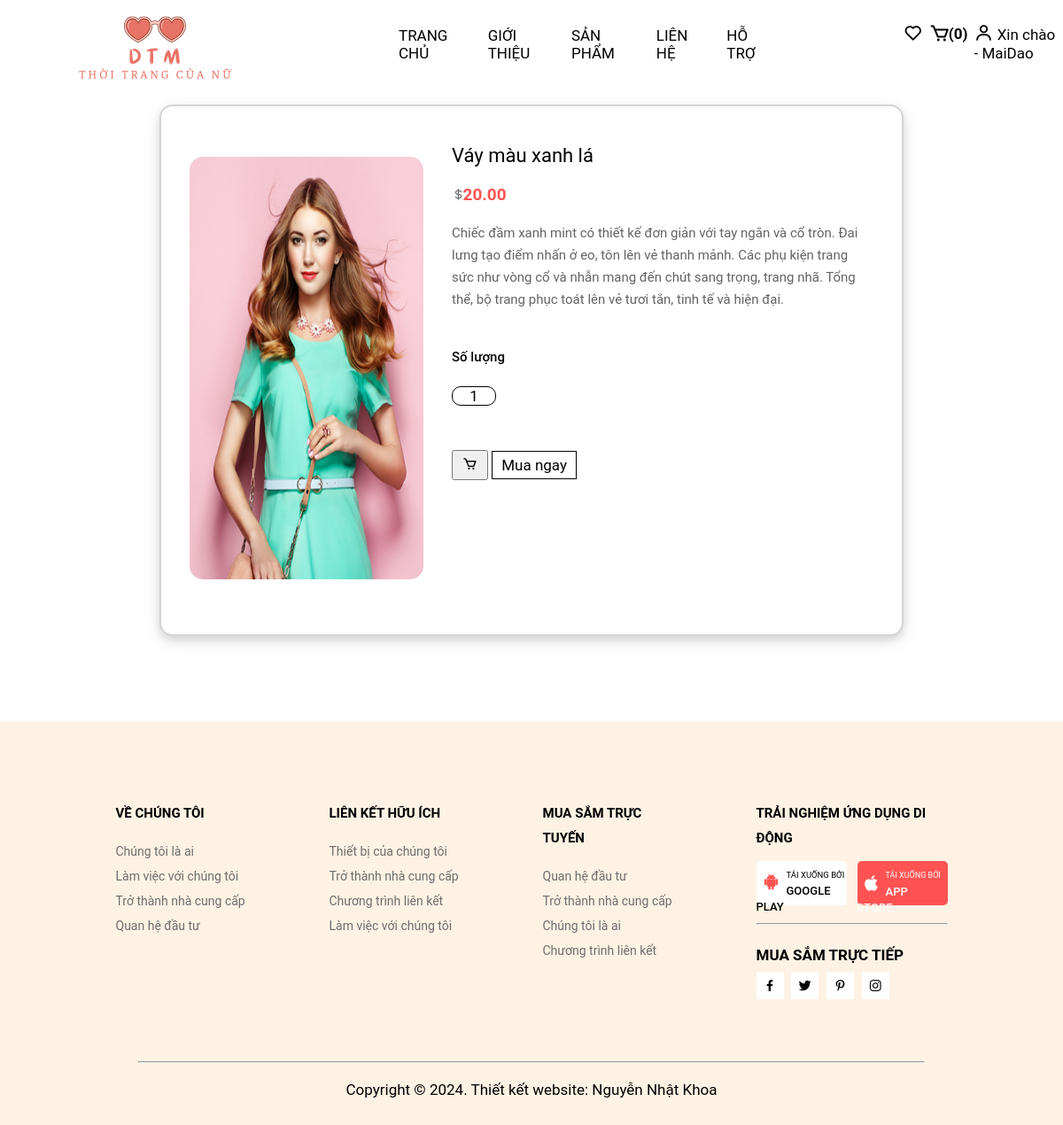
The page /source code/xemsp.php?id=2 (signed in) on the database its author committed.
### tables this page shows
CREATE TABLE `sanpham` (
  `id` int(11) NOT NULL,
  `tensp` varchar(100) NOT NULL,
  `gia` decimal(10,0) NOT NULL,
  `hinhanh` varchar(100) NOT NULL,
  `soluong` varchar(20) NOT NULL,
  `mota` varchar(400) NOT NULL,
  `madm` int(11) NOT NULL
);

### source code/xemsp.php (the view, shortened to what this page needs)
<?php
include 'config.php';
if(isset($_GET['id'])) {
    $product_id = $_GET['id'];
    $stmt = $db->prepare("SELECT * FROM sanpham WHERE id = :id");
    $stmt->bindParam(':id', $product_id, PDO::PARAM_INT);
    $stmt->execute();
    $product = $stmt->fetch();
?>
<!DOCTYPE html>
<html lang="vi">
<head>
    <link rel="stylesheet" href="style.css">
</head>
<body>
    <?php
    include 'header.php';
    if($stmt->rowCount() > 0) {
    ?>
    <form style="padding-top:2.5%;" id="them" action="themgiohang.php?id=<?= $product['id'] ?>" method="post" enctype="multipart/form-data" onsubmit="updateHiddenFields()">
    <div class="chitiet">
        <div class="tchieu">
            <img src="./image/<?=$product['hinhanh'] ?>" alt="<?=$product['tensp'] ?>">
        </div>
        <div class="chung">
            <h3><?=$product['tensp'] ?></h3>
            <br>
            <span><i class='bx bx-dollar'></i><b style="color:#ff5353;font-size:19px"><?=$product['gia'] ?>.00</b></span>
            <br><br>
            <p><?=$product['mota'] ?>.</p><br><br>
            <div class="number">
                <p>Số lượng</p><br>
                <input value="1" readonly name="luong">
            </div>
            <a style="cursor:pointer;" href="themgiohang.php?masp=<?php echo $product['id'] ?>"><button style="padding:5px 10px; cursor:pointer;" type="submit" name="themgiohang"><i style="font-size:17px;" class='bx bx-cart'></i></button></a>
            <a style=" cursor:pointer;color:black; padding:5px 10px; border:1px solid black; text-decoration:none;" href="giohang.php">Mua ngay</a>
        </div>
    </div>
    </form>
    <?php
    } else {
        echo "Sản phẩm không tồn tại";
    }
} else {
    echo "ID sản phẩm không được cung cấp";
}
?>
<?php
include 'footer.php';
?>
</body>
</html>

### source code/header.php (shortened to what this page needs)
<?php
$user = isset($_SESSION['tendn']) ? $_SESSION['tendn'] : '';
if(isset($_SESSION['giohang'])){
    $giohang_count = count($_SESSION['giohang']);
}else{
    $giohang_count = 0;
}
?>
<!DOCTYPE html>
<html lang="en">
<head>
    <link href="https://unpkg.com/boxicons@2.1.1/css/boxicons.min.css" rel="stylesheet">
    <link rel="stylesheet" href="style.css">
</head>
<body>
    <header>
        <div>
        <img src="./image/LOGO.png">
    </div>
    <div class="href">
        <ul>
            <li><a href="index.php">TRANG CHỦ</a></li>
            <li><a href="introduct.php">GIỚI THIỆU</a></li>
            <li><a href="product.php">SẢN PHẨM</a></li>
            <li><a href="lienhe.php">LIÊN HỆ</a></li>
            <li><a href="FAQ.php">HỖ TRỢ</a></li>
        </ul>
    </div>
    <div class="icon">
        <i style="font-size: 22px;"class='bx bx-heart'></i>
        <a style="color:black;position:relative; text-decoration:none;" href="giohang.php"><i style="font-size: 24px;"class='bx bx-cart'></i></a><b style="color:black; margin-left:-9px; margin-top:2px;">(<?php echo $giohang_count ?>)</b>
        <div class="i1">
            <i style="font-size: 22px;"class='bx bx-user'>
                </i><?php if(isset($_SESSION['tendn'])){ ?><b style=" position:relative; top:-4px; vertical-align: middle; font-weight:400;"> Xin chào - <?php echo $user; } ?></b>
    </div>
    </div>
    </header>
</body>
</html>

### source code/footer.php (shortened to what this page needs)
<!DOCTYPE html>
<html lang="en">
<head>
    <link href="https://unpkg.com/boxicons@2.1.1/css/boxicons.min.css" rel="stylesheet">
    <link rel="stylesheet" href="style.css">
</head>
<body>
    <footer>
        <div class="footer">
        <div>
            <h4>VỀ CHÚNG TÔI</h4>
            <p>Chúng tôi là ai</p>
            <p>Làm việc với chúng tôi</p>
            <p>Trở thành nhà cung cấp</p>
            <p>Quan hệ đầu tư</p>
        </div>
        <div>
            <h4>LIÊN KẾT HỮU ÍCH</h4>
            <p>Thiết bị của chúng tôi</p>
            <p>Trở thành nhà cung cấp</p>
            <p>Chương trình liên kết</p>
            <p>Làm việc với chúng tôi</p>
        </div>
        <div>
            <h4>MUA SẮM TRỰC TUYẾN</h4>
            <p>Quan hệ đầu tư</p>
            <p>Trở thành nhà cung cấp</p>
            <p>Chúng tôi là ai</p>
            <p>Chương trình liên kết</p>
        </div>
        <div>
            <h4>TRẢI NGHIỆM ỨNG DỤNG DI ĐỘNG</h4>
            <div class="get">
            <a class="a1" href="">
                <i class='bx bxl-android'></i>
                <span><e style="font-size: 9.5px; font-weight: 400;">TẢI XUỐNG BỞI</e><br>
                GOOGLE PLAY
                </span>
            </a>
            <a class="a2" href="">
                <i style="font-size: 22px; margin-top: 8.5px;"  class='bx bxl-apple'></i>
                <span><e style="font-size: 9px; font-weight: 400;">TẢI XUỐNG BỞI</e><br>
                APP STORE
                </span>
            </a>
        </div>
        <hr>
            <div class="online">
                <h4>MUA SẮM TRỰC TIẾP</h4>
                <i class='bx bxl-facebook'></i>
                <i class='bx bxl-twitter' ></i>
                <i class='bx bxl-pinterest-alt' ></i>
                <i class='bx bxl-instagram' ></i>
            </div>
        </div>
    </div>
        <div style="clear: both; text-align: center; padding-bottom: 5px;">
            <hr style="margin: 0 auto; width:74%;"><br>
            <p style="margin-bottom: 25px;">Copyright © 2024. Thiết kết website: Nguyễn Nhật Khoa</p>
        </div>
    </footer>
</body>
</html>

### source code/style.css (style rules this page uses)
* { box-sizing: border-box; font-size: 17px; margin: 0; padding:0; font-family: 'Roboto', sans-serif; }
header { display:flex; position:sticky; flex-direction: row; gap: 180px; font-weight: 400; height: 100px; align-items: center; left: 0; width: 100%; }
header img { width:250px; margin-left: 50px; }
.href ul { display: flex; flex-direction: row; gap:39px; margin-left: -30px; list-style: none; }
.href a { color:black; text-decoration: none; transition: color 0.5s; position: relative; }
.href a::after { content: ''; position: absolute; left: 0; bottom: -1px; width: 100%; height: 1.5px; background-color: #ff5353; transform: scaleX(0); transform-origin: bottom right; transition: transform 0.5s; }
.icon { display:flex; gap: 7px; margin-left: -20px; }
.icon i { transition: color 0.5s; }
.icon .i1 { position:relative; }
footer { width: 100%; height: auto; background-color: rgb(253, 242, 228); }
.footer { display: flex; width: 100%; gap: 85px; justify-content:center; }
.footer>div { width: 13%; text-align: left; line-height: 28px; padding: 90px 0 60px 0; }
.footer>div>h4 { font-size: 15px; margin-bottom: 15px; }
.footer>div p { font-size: 14px; color:rgb(110, 110, 110); width: fit-content; position: relative; }
.footer>div p::after { content: ''; position: absolute; width: 0; height: 1.5px; top:22px; left: 0; transition: width 0.5s; background-color: black; }
.footer>div:last-child { width: 18%; }
.footer .get a { text-decoration: none; width: 130px; height:50px; padding: 5px 0; margin-top: -3px; border-radius: 5px; margin-bottom: 10px; }
.footer .get a i { float: left; margin-top: 7px; font-size: 24px; margin-right: 5px; margin-left: 5px; }
.footer .get span { font-size: 13px; margin-right: 5%; font-weight: 500; }
.footer .get { display: flex; line-height: 17px; gap:12px; margin-bottom: 10px; }
.online { margin-top: 8px; margin-bottom: 10px; }
.online i { padding:7px; background-color: white; margin-top: 5px; margin-right: 4.5px; }
.a1 { background-color: white; color:black; transition: background-color 0.7s, color 0.7s; }
.a2 { color:white; background-color: #ff5353; transition: background-color 0.7s, color 0.7s; }
.a1 .bx { color:#ff5353; transition: color 0.7s; }
.a2 .bx { color:white; transition: color 0.7s; }
.online i { transition: color 0.5s, background-color 0.5s; }
.online { margin-top:20px; }
.chitiet { margin:-1% 0% 8% 15%; height:600px; width:70%; gap:1%; display:flex; border-radius: 15px; border:2px solid rgb(212, 212, 212); background-color: white; box-shadow: 0 4px 8px rgba(0, 0, 0, 0.1), 0 6px 20px rgba(0, 0, 0, 0.1); }
.chitiet .tchieu { width:35%; margin-left:3%; margin-right: 2%; display:flex; justify-content: center; align-items: center; }
.chitiet .tchieu img { height:80%; width: 95%; margin-top: -2%; border-radius: 15px; transition:0.75s; overflow:hidden; }
.chitiet .chung { width:64%; }
.chitiet .chung h3 { font-size: 22px; font-weight: 400; margin:8.5% 0 0 0; width:fit-content; }
.chitiet .chung span i { color:rgb(111, 111, 111); font-size: 15px; margin-right: -2.5px; }
.chitiet .chung p { color:rgb(99, 99, 99); line-height: 25px; font-size: 15px; margin-right: 8%; }
.chitiet .chung .number { margin-bottom: 50px; }
.chitiet .chung .number p { color:black; font-weight: 500; }
.chitiet .chung .number input { width:50px; text-align: center; border:1px solid black; cursor:pointer; border-radius: 10px; }

### rows shown on the page
sanpham: hinhanh (picture), tensp "Váy màu xanh lá", gia "20", mota "Chiếc đầm xanh mint có thiết kế đơn giản với tay ngắn và cổ tròn. Đai lưng tạo điểm nhấn ở eo, tôn lên vẻ thanh mảnh. Các phụ kiện trang sức như vòng cổ và nhẫn mang đến chút sang trọng, trang nhã. Tổng thể, bộ trang phục toát lên vẻ tươi tắn, tinh tế và hiện đại"

### other values the page prints
$giohang_count "0"
$user "MaiDao"
